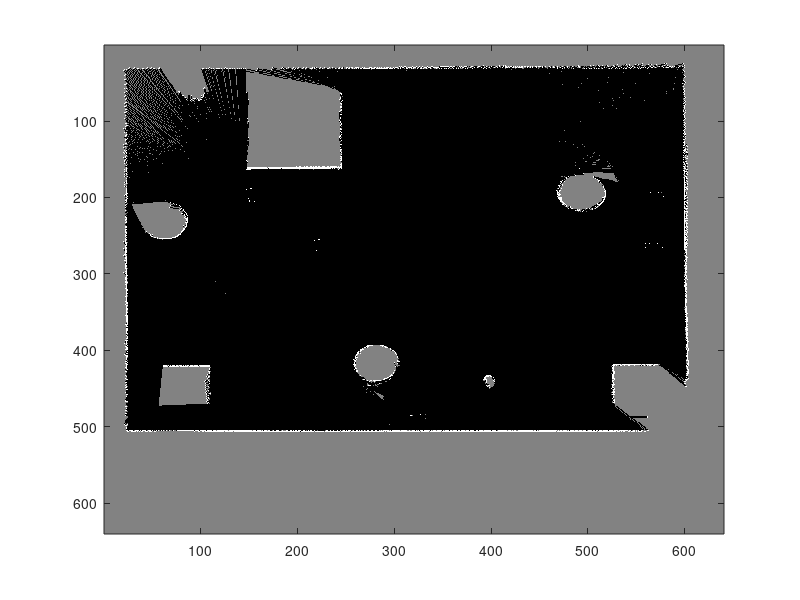

Write MATLAB code to recreate this figure. (Note: this script raises an error after producing the figure.)
if(exist('map01a','var') == 0)
    load('map01a.mat');
end
myColorMap = flipud([autumn; ones(6,3); flipud(winter); zeros(1,3)]); % the color map for blue white red
colormap(gray)
image(map01a,'CDataMapping','scaled');
h = zoom; % zoom by default
caxis([0,1])
set(h,'Motion','both','Enable','on'); % zoom by default
colorbar